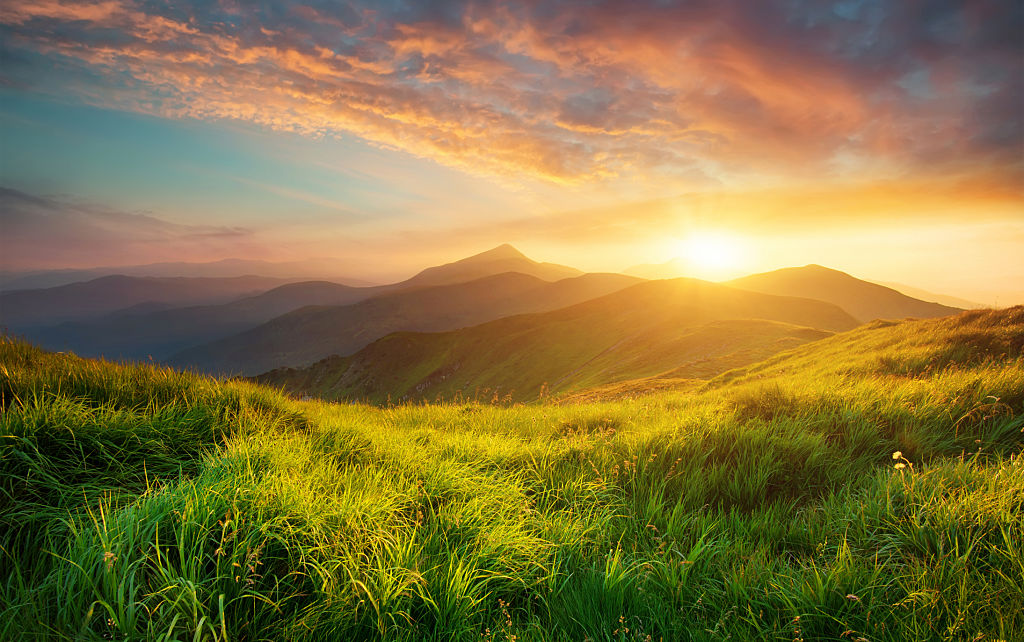
#> input picture Code/examples/anh3.jpg, 1024 x 642 px
$ python -i auto_params.py   (imports and definitions only)   (older library calls are emulated)
#> lines starting #> are read from the running program, lines starting #| are printed output that depends on the picture; after the words box and inside, x2 and y2 are one past the last pixel; in counts of white or black regions, pixels touching at a corner belong together
import cv2
import numpy as np


def auto_suggest_params(gray: np.ndarray):
    h, w = gray.shape

    # 1) CONTRAST (độ tương phản)
    contrast = gray.std()

    # 2) EDGE DENSITY (mật độ biên)
    edges_tmp = cv2.Canny(gray, 80, 160) # Sử dụng ngưỡng trung bình để đánh giá mật độ biên
    edge_density = edges_tmp.mean()   # 0–255


    # 3) NOISE LEVEL (độ nhiễu)
    noise_level = cv2.Laplacian(gray, cv2.CV_64F).var()

    # 4) SMOOTHNESS
    blur9 = cv2.GaussianBlur(gray, (9, 9), 0)
    smoothness = np.mean(np.abs(gray.astype(float) - blur9.astype(float)))

    # smoothness:
    # - cao  (>= 25)  → ảnh tự nhiên (phong cảnh, da mặt…)
    # - thấp (<= 20)  → logo, hình học (màu phẳng => ít khác biệt sau blur)

    # 5) STRONG-EDGE RATIO
    #    -> Nhận biết biên "thật"
    strong_edges = np.sum(edges_tmp > 200)
    weak_edges   = np.sum((edges_tmp > 50) & (edges_tmp <= 200))
    strong_ratio = strong_edges / max(weak_edges, 1) # tỉ lệ biên mạnh / biên yếu
    #strong_ratio > 0.35  => nhiều biên thật (logo, chữ, hình học)
    #strong_ratio < 0.35 và > 0.1   => ảnh tự nhiên (phong cảnh, chân dung)
    #strong_ratio < 0.1   => ảnh mờ, ít chi tiết (phong cảnh sương mù, chân dung thiếu sáng)
    # =======================================================
    #  SHARPNESS
    sharpness = 30  # Mặc định
    # Trường hợp logo / hình học / chữ:
    # - edge density cao
    # - smoothness thấp (màu phẳng)
    # - strong edge ratio lớn
    if (
        edge_density > 40 and
        contrast > 50 and
        smoothness < 22 and
        strong_ratio > 0.35
    ):
        sharpness = 80   # strong sketch
    else:
        sharpness = 30   # soft sketch

    # Gaussian Blur ksize cho Color Dodge
    if contrast < 30:
        blur_ksize = 25     # rất mềm
    elif contrast < 60:
        blur_ksize = 17
    else:
        blur_ksize = 11     # rõ nét hơn

    #  Bilateral filter parameters
    sigma_color = min(max(int(noise_level / 4), 20), 120)
    sigma_space = min(max(int(contrast / 2), 10), 50)

    if noise_level > 300:
        iterations = 3
    elif noise_level > 120:
        iterations = 2
    else:
        iterations = 1

    # Canny thresholds (phụ thuộc độ sắc nét ảnh)
    low = int(max(10, contrast * 0.8))
    high = int(min(200, contrast * 1.8))


    return {
        "sharpness": sharpness,
        "blur_ksize": blur_ksize,
        "sigma_color": sigma_color,
        "sigma_space": sigma_space,
        "iterations": iterations,
        "canny_low": low,
        "canny_high": high,

        # (Optional) debug values – nếu bạn muốn hiển thị
        "contrast": contrast,
        "edge_density": edge_density,
        "noise_level": noise_level,
        "smoothness": smoothness,
        "strong_ratio": strong_ratio,
    }

>>> import cv2
>>> picture = cv2.imread('examples/anh3.jpg', cv2.IMREAD_GRAYSCALE)
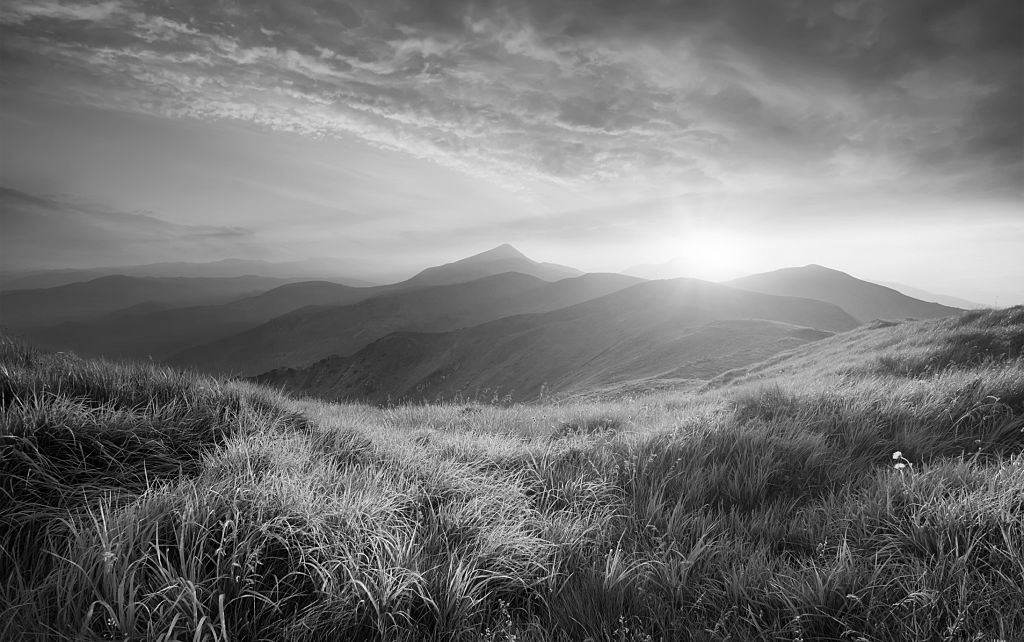
#> picture: shape (642, 1024); min 0, max 255, mean 116.5
>>> result = auto_suggest_params(picture)
#> in auto_suggest_params, `contrast = gray.std()`: contrast = 57.69
#> in auto_suggest_params, `edges_tmp = cv2.Canny(gray, 80, 160)`:
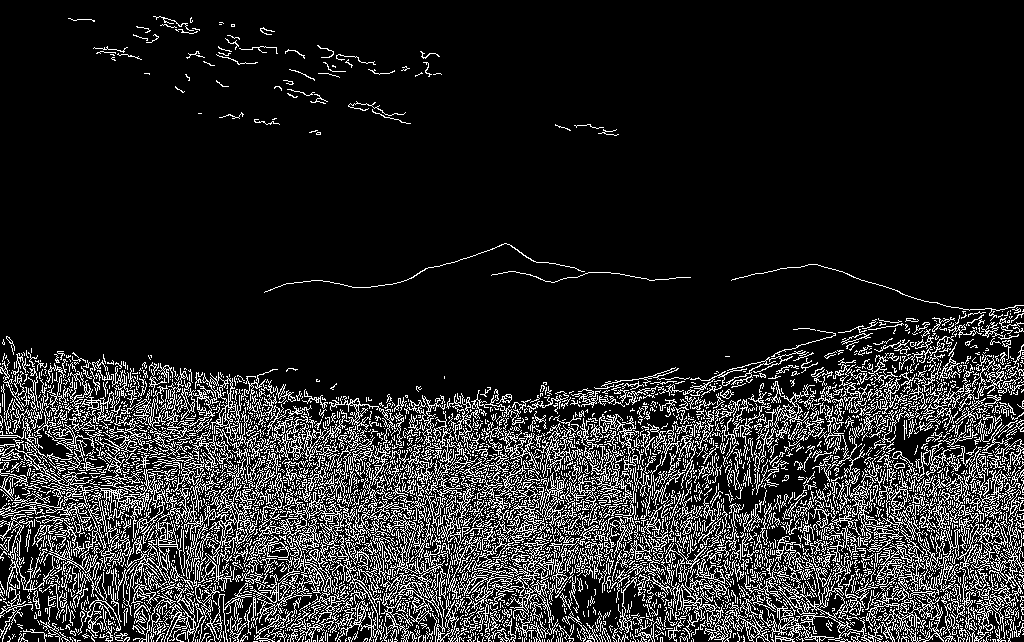
#> edges_tmp: shape (642, 1024); 14.6% white in thin lines or dots
#> in auto_suggest_params, `edge_density = edges_tmp.mean()`: edge_density = 37.21
#> in auto_suggest_params, `noise_level = cv2.Laplacian(gray, cv2.CV_64F).var()`: noise_level = 3148.8
#> in auto_suggest_params, `smoothness = np.mean(np.abs(gray.astype(float) - blur9.astype(float)))`: smoothness = 8.53
#> in auto_suggest_params, `strong_edges = np.sum(edges_tmp > 200)`: strong_edges = 95941
#> in auto_suggest_params, `weak_edges   = np.sum((edges_tmp > 50) & (edges_tmp <= 200))`: weak_edges = 0
#> in auto_suggest_params, `strong_ratio = strong_edges / max(weak_edges, 1)`: strong_ratio = 95941
#> in auto_suggest_params, `sigma_color = min(max(int(noise_level / 4), 20), 120)`: sigma_color = 120
#> in auto_suggest_params, `sigma_space = min(max(int(contrast / 2), 10), 50)`: sigma_space = 28
#> in auto_suggest_params, `low = int(max(10, contrast * 0.8))`: low = 46
#> in auto_suggest_params, `high = int(min(200, contrast * 1.8))`: high = 103
#> result = 12 items
